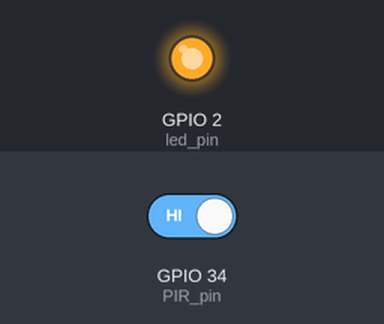
This sketch was run on a simulated ESP32. Parts: output pins drawn as LEDs (lit = HIGH). The inputs (shaded band) are chosen by the test bench; at power-on: GPIO 34 (PIR_pin) HIGH. What the sketch prints to the serial monitor is not drawn.

Above: at 10.8 s.
10.9 s: GPIO 34 (PIR_pin) driven LOW
At 16.2 s:
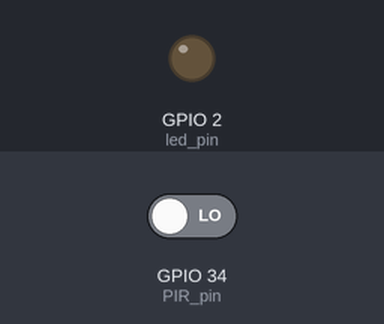
16.9 s: GPIO 34 (PIR_pin) driven HIGH
At 21.2 s:
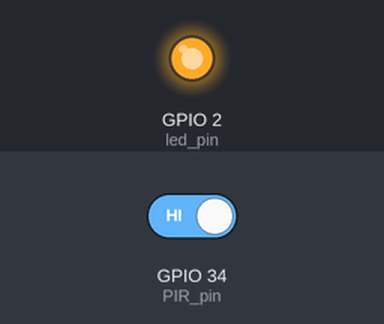
Timing chart, 0 to 22.7 s (numbered marks = the images above; inputs shaded):
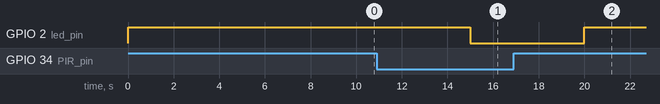

The sketch:

Motion_detection.ino
```cpp
int led_pin = 2;
int PIR_pin = 34;

void setup()
{
  Serial.begin(115200);
  Serial.println("I`m alive 😎😎😎");
  pinMode(led_pin , OUTPUT);
  pinMode(PIR_pin , INPUT);
}
void loop()
{
  int pir_value = digitalRead(PIR_pin);
  Serial.println(pir_value);
  if(pir_value == 0)
  {
    digitalWrite(led_pin,LOW);
  }
  else
  {
    digitalWrite(led_pin,HIGH);
  }
  delay(5000);
}
```

Measured:
- after the input at 10.9 s, GPIO 2 (led_pin): HIGH → LOW after 4.1 s
- after the input at 16.9 s, GPIO 2 (led_pin): LOW → HIGH after 3.1 s
